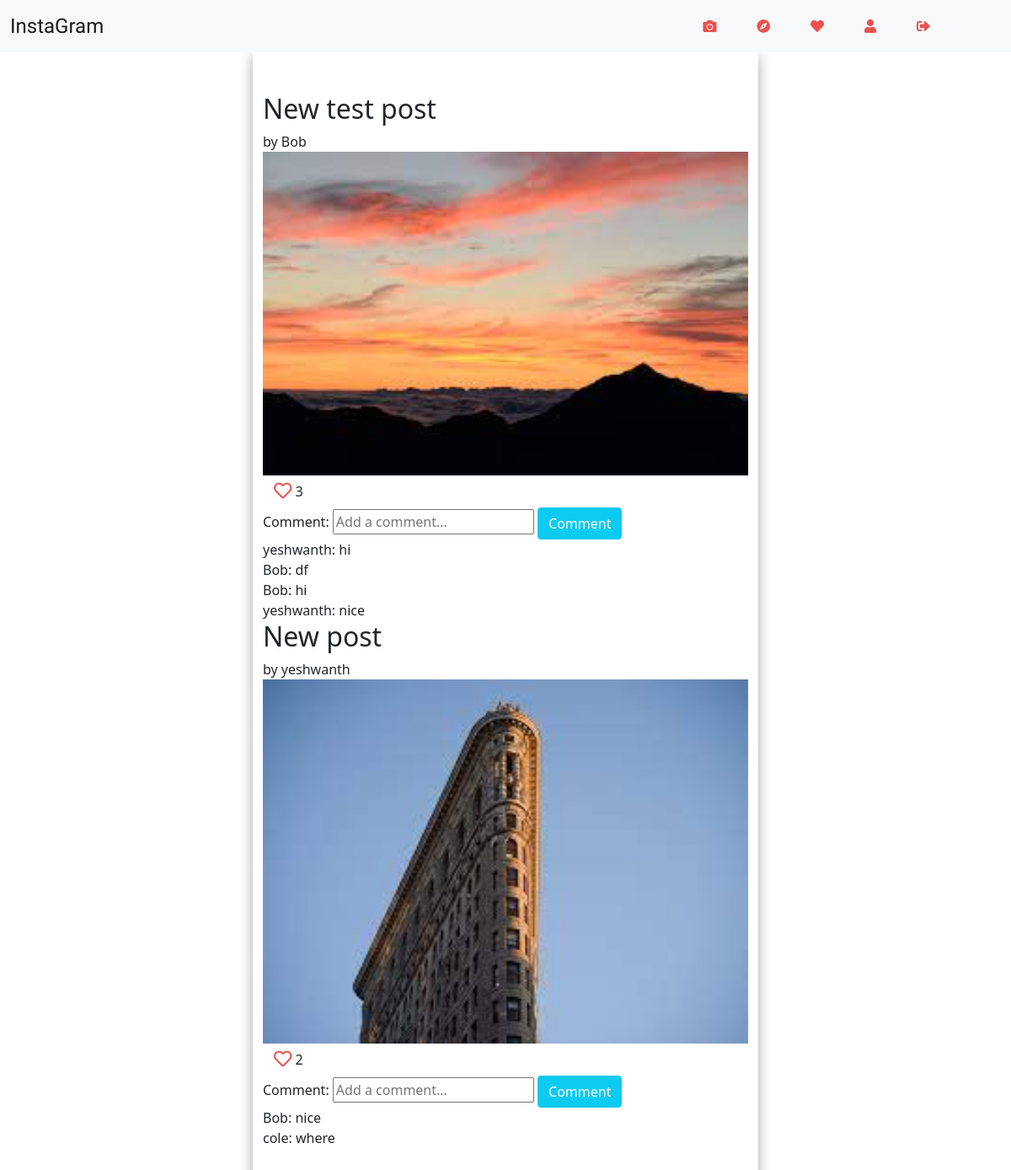
Screenshot of / (signed in) with the database file from the repository.
### homepage/models.py (models this page shows, shortened)
class PostImage(models.Model):
	post=models.ForeignKey(Post,on_delete=models.CASCADE)
	post_image=models.ImageField(upload_to='post_images')

class Post(models.Model):
	caption=models.CharField(max_length=1400,blank=True)
	data_posted=models.DateTimeField(default=timezone.now)
	author=models.ForeignKey(User, on_delete=models.CASCADE)
	likes = models.ManyToManyField(User, related_name='blogpost_like')

class Comment(models.Model):
	post = models.ForeignKey(Post, related_name='comments', on_delete=models.CASCADE)
	content = models.CharField(max_length=500, blank=False)
	author = models.ForeignKey(User, on_delete=models.CASCADE)
	date_created = models.DateTimeField(default=timezone.now)

### homepage/views.py (the view)
# urls.py: path('',views.index,name='home_page'),
@login_required(login_url='login_page')
def index(request):
	posts=PostImage.objects.all()
	form=CommentForm()
	comments=Comment.objects.all()
	context={
	'posts':posts,
	'form':form,
	'comments':comments
	}
	return render(request,'homepage.html',context)

### homepage/forms.py
class CommentForm(forms.ModelForm):
	class Meta:
		model=Comment
		fields=['content']
	def __init__(self, *args, **kwargs):
		super().__init__(*args, **kwargs)
		self.fields['content'].widget.attrs.update({'autofocus': 'autofocus', 'placeholder': 'Add a comment...'})

### homepage/templates/homepage.html (shortened to what this page needs)
{%extends 'base.html'%}
{%load static%}
{%block content%}
<main class="container h-100 w-50">
		<div class="row h-100">
			<div class="col-12 col-md-8 col-center w-100">
				<div class="post-container py-5">
					{%for img in posts%}
					<div class="post-item">
						<h2>{{img.post.caption}}</h2><span>by {{img.post.author}}</span>
						<img class="d-block w-100" src="{{img.post_image.url}}" alt="Post">
						<div class="post-btns">
							<form action="{% url 'post_like' img.post.id %}" method="POST" id='likeForm' onsubmit='e.preventDefault()'>
							<button type='submit' class="btn" name="post_id" value="{{img.post.id}}"><i class="far fa-heart fa-lg"></i></a> {{img.post.likes.count}}</button>
							</form>
						</div>
						<div class="comments-form">
							<form id='comment-form' method="POST" action="{%url 'comment_post' img.post.id%}">
								Comment: {{form.content}}
								<button type="submit" class="btn btn-info text-white">Comment</button>
							</form>
						</div>
						<div class="comments">
							{%for comment in comments%}
								{%if comment.post.id == img.post.id%}
								<div class="comment">
									{{comment.author}}: {{comment.content}}
								</div>
								{%endif%}
							{%endfor%}
						</div>
					</div>
					{%endfor%}
				</div>
			</div>
		</div>
	</main>
{%endblock%}

### homepage/templates/base.html (shortened to what this page needs)
<!DOCTYPE html>
{%load static%}
<html lang="en">
<head>
	<link rel="stylesheet" href="https://cdnjs.cloudflare.com/ajax/libs/font-awesome/5.15.4/css/all.min.css" />
	<link href="https://cdn.jsdelivr.net/npm/bootstrap@5.0.2/dist/css/bootstrap.min.css" rel="stylesheet">
	<link rel="stylesheet" href="{%static '/css/main.css'%}">
</head>
<body>
	<nav class="navbar navbar-expand-lg navbar-light bg-light .navbar-expand">
  <div class="container-fluid">
    <a class="navbar-brand" href="/">InstaGram</a>
    <div class="pull-right " id="navbarSupportedContent">
      <ul class="navbar-nav ms-auto mb-2 mb-lg-0 ">
        <li class="nav-item">
          <a class="nav-link " href="#"><span class="fas fa-camera"></span></a>
        </li>
        <li class="nav-item">
          <a class="nav-link" href="#"> <span class="fas fa-compass"></span></a>
        </li>
        <li class="nav-item">
          <a class="nav-link " href="#" tabindex="-1" aria-disabled="true"><span class="fas fa-heart"></span></a>
        </li>
        <li class="nav-item">
          <a class="nav-link " href="{%url 'profile_page'%}" tabindex="-1" aria-disabled="true"><span class="fas fa-user"></span></a>
        </li>
        <li class="nav-item">
          <a href="{%url 'logout_page'%}" class="nav-link"><span class="fas fa-sign-out-alt"></span></a>
        </li>
      </ul>
    </div>
  </div>
</nav>
	{%block content%}
	{%endblock%}
</body>
</html>

### static/css/main.css (style rules this page uses)
body { margin: 0; }
.nav-link span,i { color: #ed514e; }
.nav-item { padding: 0 1em; }
.navbar-brand { font-family:'Kaushan Script' ,sans-serif; font-size: 1.5em; }
.navbar { padding-right: 5%; }
.navbar-nav { flex-direction: row; }
main { background: #fff; box-shadow: rgba(0, 0, 0, 0.35) 0px 5px 15px; }
.col-center { margin: 0 auto; }

### rows the page displays
PostImage: post.caption "New test post", post.author "Bob", post_image (picture), post.likes.count "3"
Comment: author "yeshwanth", content "hi"
Comment: author "Bob", content "df"
Comment: author "Bob", content "hi"
Comment: author "yeshwanth", content "nice"
PostImage: post.caption "New post", post.author "yeshwanth", post_image (picture), post.likes.count "2"
Comment: author "Bob", content "nice"
Comment: author "cole", content "where"
